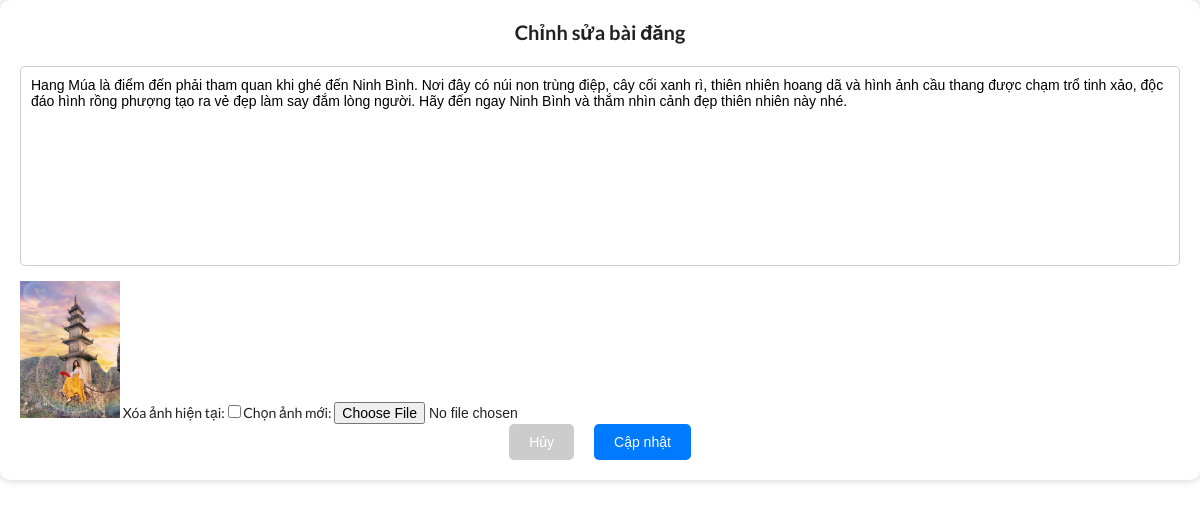
/baidang/edit_post.php?ma_baidang=1, run on the app's committed database.
### tables this page shows
CREATE TABLE baidang (
  ma_baidang bigint(19) NOT NULL AUTO_INCREMENT PRIMARY KEY,
  dang_boi bigint(19),
  FOREIGN KEY (dang_boi) REFERENCES nguoidung(ma_nguoidung),
  noidung text,
  image varchar(600),
  luong_like int NOT NULL DEFAULT 0,
  luong_binhluan int NOT NULL DEFAULT 0,
  luong_chia_se int NOT NULL DEFAULT 0,
  thoigian_dang timestamp NOT NULL DEFAULT current_timestamp() ON UPDATE current_timestamp()
);

### baidang/edit_post.php (the view, shortened to what this page needs)
<?php
    include ("../connect.php");?>
<!DOCTYPE html>
<html lang="vi">
<head>
  <link rel="stylesheet" href="https://cdnjs.cloudflare.com/ajax/libs/semantic-ui/2.4.1/semantic.min.css">
</head>
<body>
<div class="popup-container">
  <div class="popup">
    <h2>Chỉnh sửa bài đăng</h2>
    <?php
    if(isset($_GET['ma_baidang'])) {
        $ma_baidang = $_GET['ma_baidang'];
        $sql = "SELECT * FROM baidang WHERE ma_baidang = $ma_baidang";
        @$result = $conn->query($sql);
        if ($result->num_rows > 0) {
            $row = $result->fetch_assoc();
            ?>
            <form action="baidang/update_post.php" method="post" enctype="multipart/form-data">
                <textarea name="noidung_moi"><?php echo $row['noidung']; ?></textarea>
                <?php if(!empty($row['image'])): ?>
                    <img src="IMG/<?php echo $row['image']; ?>" style=" width:100px"   alt="Post Image">
                    <label>Xóa ảnh hiện tại:</label>
                    <input type="checkbox" name="xoa_anh" value="1">
                <?php endif; ?>
                <label>Chọn ảnh mới:</label>
                <input type="file" name="anh_moi">
                <div class="button-container">
                  <button type="button" class="cancel">Hủy</button>
                  <button type="submit" class="submit">Cập nhật</button>
                </div>
            </form>
            <?php
        } else {
            echo "Bài viết không tồn tại.";
        }
    } else {
        echo "Thiếu ID bài viết.";
    }
    ?>
  </div>
</div>
</body>
</html>

### baidang/edit_post.php (style rules this page uses)
.popup { background-color: #fff; padding: 20px; border-radius: 10px; box-shadow: 0px 0px 10px rgba(0, 0, 0, 0.2); }
.popup h2 { font-size: 20px; margin-bottom: 20px; text-align: center; }
.popup input[type="text"], .popup textarea { height: 200px; width: 100%; padding: 10px; margin-bottom: 10px; border: 1px solid #ccc; border-radius: 5px; resize: none; }
.popup .button-container { display: flex; justify-content: center; }
.popup .button-container button { padding: 10px 20px; margin: 0 10px; border: none; border-radius: 5px; cursor: pointer; }
.popup .button-container button.cancel { background-color: #ccc; color: #fff; }
.popup .button-container button.submit { background-color: #007bff; color: #fff; }

### data on the page
baidang: noidung_moi "Hang Múa là điểm đến phải tham quan khi ghé đến Ninh Bình. Nơi đây có núi non trùng điệp, cây cối xanh rì, thiên nhiên hoang dã và hình ảnh cầu thang được chạm trổ tinh xảo, độc đáo hình rồng phượng tạo ra vẻ đẹp làm say đắm lòng người. Hãy đến ngay Ninh Bình và thắm nhìn cảnh đẹp thiên nhiên này nhé.", image (picture)
